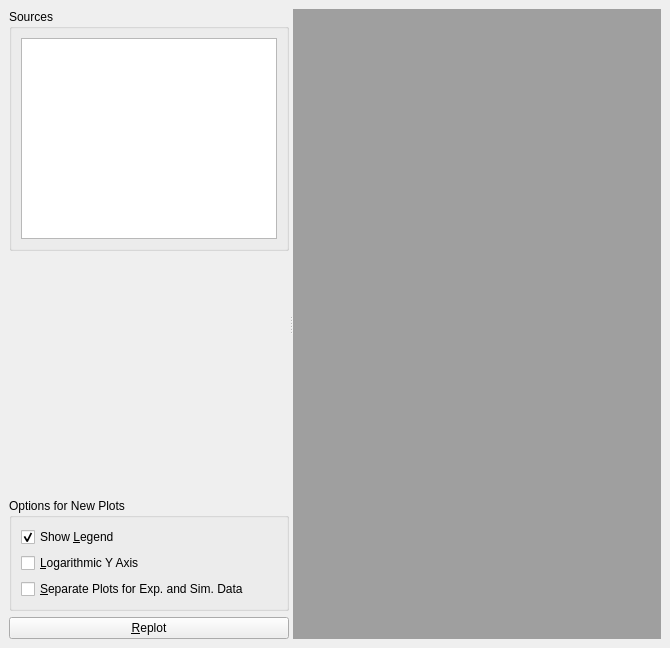
<?xml version="1.0" encoding="UTF-8"?>
<ui version="4.0">
 <class>dataViewWidget</class>
 <widget class="QDockWidget" name="dataViewWidget">
  <property name="geometry">
   <rect>
    <x>0</x>
    <y>0</y>
    <width>670</width>
    <height>648</height>
   </rect>
  </property>
  <property name="floating">
   <bool>true</bool>
  </property>
  <property name="features">
   <set>QDockWidget::AllDockWidgetFeatures</set>
  </property>
  <property name="allowedAreas">
   <set>Qt::AllDockWidgetAreas</set>
  </property>
  <property name="windowTitle">
   <string>Data View</string>
  </property>
  <widget class="QWidget" name="dockWidgetContents">
   <layout class="QHBoxLayout" name="horizontalLayout">
    <item>
     <widget class="QSplitter" name="splitter">
      <property name="orientation">
       <enum>Qt::Horizontal</enum>
      </property>
      <widget class="QWidget" name="layoutWidget">
       <layout class="QVBoxLayout" name="verticalLayout_4">
        <item>
         <widget class="QGroupBox" name="groupBoxSources">
          <property name="title">
           <string>Sources</string>
          </property>
          <layout class="QVBoxLayout" name="verticalLayout">
           <item>
            <widget class="QTableView" name="tableSources"/>
           </item>
          </layout>
         </widget>
        </item>
        <item>
         <spacer name="verticalSpacer">
          <property name="orientation">
           <enum>Qt::Vertical</enum>
          </property>
          <property name="sizeHint" stdset="0">
           <size>
            <width>20</width>
            <height>98</height>
           </size>
          </property>
         </spacer>
        </item>
        <item>
         <widget class="QGroupBox" name="groupBoxOptions">
          <property name="title">
           <string>Options for New Plots</string>
          </property>
          <layout class="QVBoxLayout" name="verticalLayout_3">
           <item>
            <layout class="QVBoxLayout" name="verticalLayout_2">
             <item>
              <widget class="QCheckBox" name="checkBoxShowLegend">
               <property name="text">
                <string>Show &amp;Legend</string>
               </property>
               <property name="checked">
                <bool>true</bool>
               </property>
              </widget>
             </item>
             <item>
              <widget class="QCheckBox" name="checkBoxLogYAxis">
               <property name="text">
                <string>&amp;Logarithmic Y Axis</string>
               </property>
              </widget>
             </item>
             <item>
              <widget class="QCheckBox" name="checkBoxSeparatePlots">
               <property name="text">
                <string>&amp;Separate Plots for Exp. and Sim. Data</string>
               </property>
              </widget>
             </item>
            </layout>
           </item>
          </layout>
         </widget>
        </item>
        <item>
         <widget class="QPushButton" name="pushButtonReplot">
          <property name="text">
           <string>&amp;Replot</string>
          </property>
         </widget>
        </item>
       </layout>
      </widget>
      <widget class="QMdiArea" name="plotWindowsArea">
       <property name="sizePolicy">
        <sizepolicy hsizetype="Expanding" vsizetype="Expanding">
         <horstretch>3</horstretch>
         <verstretch>0</verstretch>
        </sizepolicy>
       </property>
       <property name="verticalScrollBarPolicy">
        <enum>Qt::ScrollBarAsNeeded</enum>
       </property>
       <property name="horizontalScrollBarPolicy">
        <enum>Qt::ScrollBarAsNeeded</enum>
       </property>
       <property name="viewMode">
        <enum>QMdiArea::SubWindowView</enum>
       </property>
      </widget>
     </widget>
    </item>
   </layout>
  </widget>
 </widget>
 <tabstops>
  <tabstop>tableSources</tabstop>
  <tabstop>checkBoxSeparatePlots</tabstop>
  <tabstop>pushButtonReplot</tabstop>
 </tabstops>
 <resources/>
 <connections/>
</ui>
